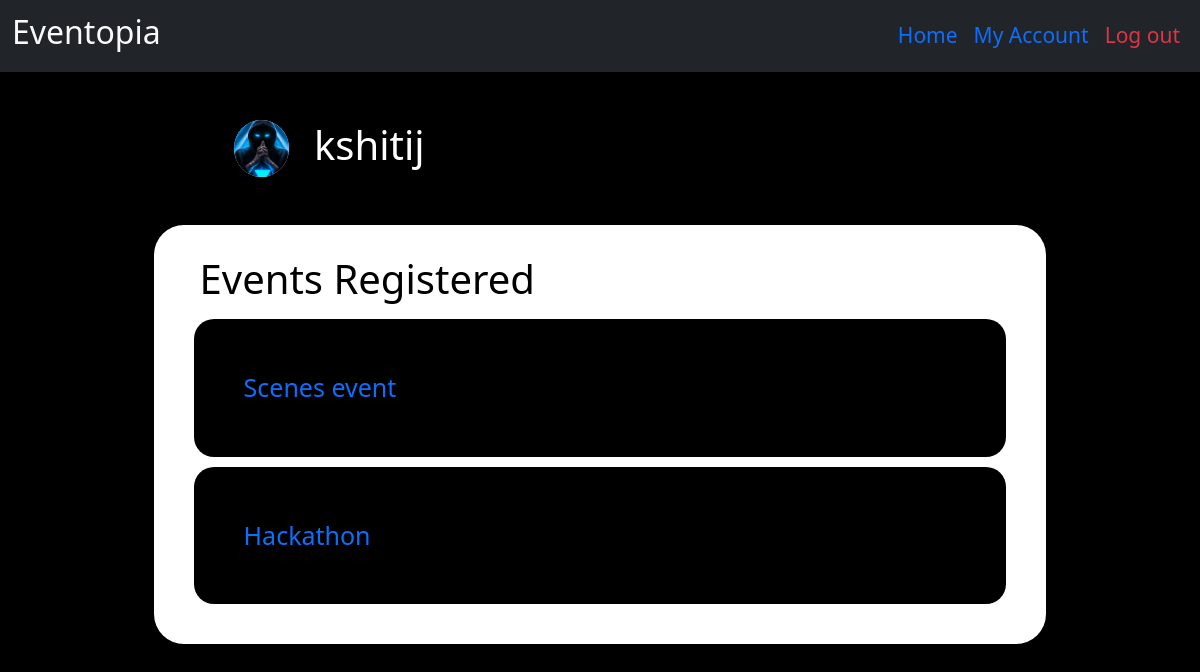
/account/ (signed in), run on the app's committed database.
### base/models.py (models this page shows, shortened)
class User(AbstractUser):
    image=models.ImageField(upload_to='events/%y',null=True)
    name=models.CharField(max_length=100,null=True)
    email=models.EmailField(unique=True,null=True)
    bio=models.TextField(null=True,blank=True)
    event_paricipant=models.BooleanField(default=True,null=True)
    USERNAME_FIELD='email'
    REQUIRED_FIELDS=['username']
    pass

class Event(models.Model):
    image=models.ImageField(upload_to='profile_pics/%y',null=True)
    name=models.CharField(max_length=100,null=True)
    description=models.TextField(null=True,blank=True)
    participants=models.ManyToManyField(User,blank=True,related_name='events')
    created=models.DateTimeField(auto_now_add=True)
    updated=models.DateTimeField(auto_now=True)
    date=models.DateTimeField()

### base/views.py (the view)
# urls.py: path('account/',views.account_page,name="account"),
@login_required(login_url='login')
def account_page(request):
    user=request.user
    context={'user':user}
    return render(request,'account.html',context)

### templates/account.html (shortened to what this page needs)
{% extends 'main.html' %} {% block content %}
<link
  href="https://cdn.jsdelivr.net/npm/bootstrap@5.0.2/dist/css/bootstrap.min.css"
  rel="stylesheet"
/>
<div class="container mt-5">
  <div class="profile mb-5  ">
    <div class="profile ">
      <img src="{{user.image.url}}" alt="" height="57px" width="55px" class="profile-img">
      <h1 class="name">{{user.name}}</h1>
  </div>
  </div>
  <div class="events_reg">
  <h3 class="head mx-3 mb-3">Events Registered</h3>
  {% for event in user.events.all %}
  <div class="event">
    <a href="{% url 'event' event.id %}"> {{event.name}}</a>
  </div>
  {% endfor %}
</div>
</div>
{% endblock content%}

### data on the page
User: image (picture), name "kshitij"
Event: name "Scenes event"
Event: name "Hackathon"
